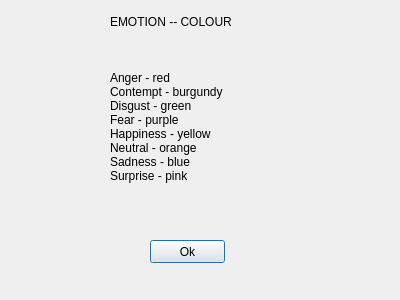
<?xml version="1.0" encoding="UTF-8"?>
<ui version="4.0">
 <class>Info</class>
 <widget class="QDialog" name="Info">
  <property name="geometry">
   <rect>
    <x>0</x>
    <y>0</y>
    <width>400</width>
    <height>300</height>
   </rect>
  </property>
  <property name="windowTitle">
   <string>Dialog</string>
  </property>
  <widget class="QLabel" name="label">
   <property name="geometry">
    <rect>
     <x>110</x>
     <y>0</y>
     <width>181</width>
     <height>211</height>
    </rect>
   </property>
   <property name="text">
    <string>EMOTION -- COLOUR



Anger - red
Contempt - burgundy
Disgust - green
Fear - purple
Happiness - yellow
Neutral - orange
Sadness - blue
Surprise - pink
</string>
   </property>
  </widget>
  <widget class="QPushButton" name="pushButton">
   <property name="geometry">
    <rect>
     <x>150</x>
     <y>240</y>
     <width>75</width>
     <height>23</height>
    </rect>
   </property>
   <property name="text">
    <string>Ok</string>
   </property>
  </widget>
 </widget>
 <resources/>
 <connections>
  <connection>
   <sender>pushButton</sender>
   <signal>clicked()</signal>
   <receiver>Info</receiver>
   <slot>close()</slot>
   <hints>
    <hint type="sourcelabel">
     <x>187</x>
     <y>251</y>
    </hint>
    <hint type="destinationlabel">
     <x>199</x>
     <y>149</y>
    </hint>
   </hints>
  </connection>
 </connections>
</ui>
